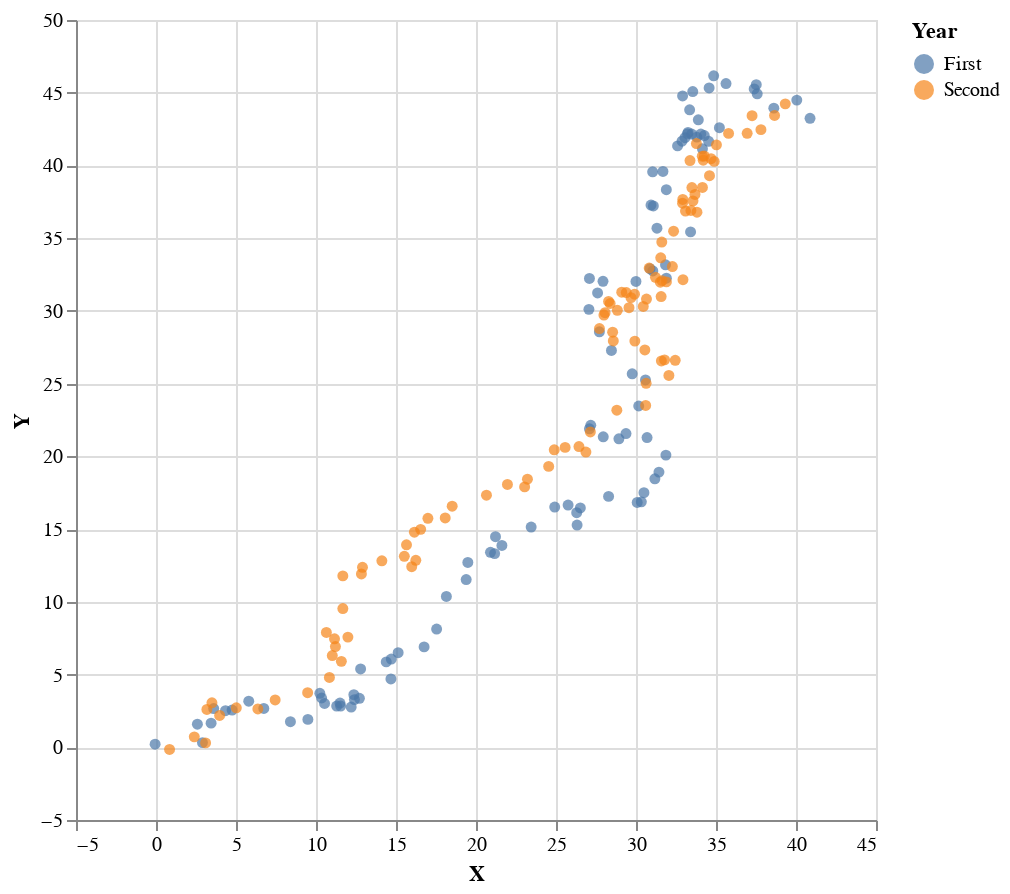

Write notebook code for a chart like this one.
### Code cell
(infX, infY) = unzip $ (toPair . foldr1 (+)  . fmap Point) [( ( fmap (\((a,b),(c,d)) -> (a,b)))) $ fst $ x | x <- smcRes]

-- (infX, infY) = unzip $ ( ( fmap (\((a,b),(c,d)) -> (a,b)))) $ fst $ head $ sortOn (Down . snd) smcRes


vlShow $ scatter xs ys infX infY

### Figure 1 — Vega-Lite specification as saved in the notebook (floating-point values rounded to 4 significant figures; data arrays with more than 128 entries replaced by an {"elided": "..."} marker saying what was removed)
{"height": 400, "data": {"values": {"elided": "200 records"}}, "$schema": "https://vega.github.io/schema/vega-lite/v4.json", "encoding": {"color": {"field": "Year"}, "y": {"type": "quantitative", "field": "Y"}, "x": {"type": "quantitative", "field": "X"}}, "mark": {"color": "green", "type": "circle"}, "width": 400}
